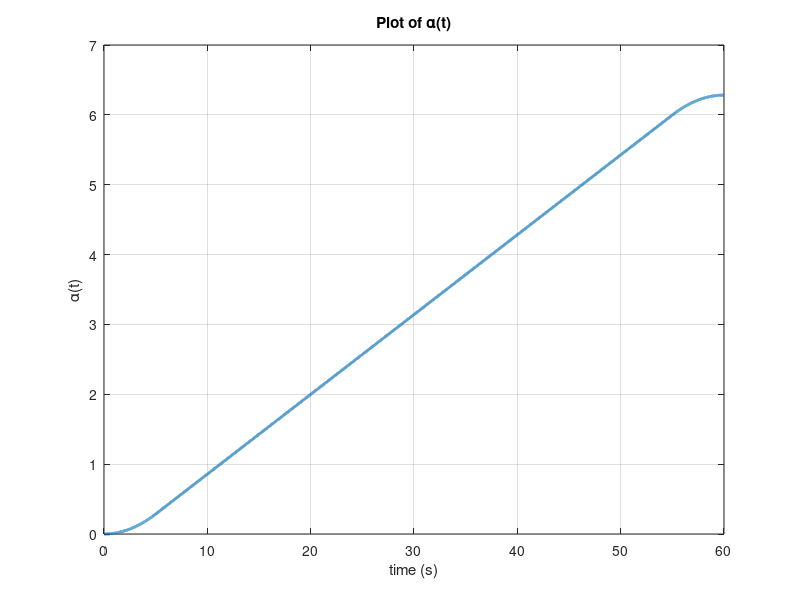

This figure's MATLAB source: (Note: this script raises an error after producing the figure.)
%% [text] Step 1: Create Trapezoidal Velocity Trajectories
clear all;
close all;
clc;

% [text] (1a) Calculate arc length of your imported trajectory
load("Total_Path.mat");    
load("LED_Path.mat")

xd = Total_Path(:,1);
yd = Total_Path(:,2);

% Compute arc length numerically
d = 0;
for i = 1:length(xd)-1
    d = d + sqrt( (xd(i+1)-xd(i))^2 + (yd(i+1)-yd(i))^2 );
end


% Desired final time
tfinal = 60;

% [text] Determine the average speed, c, of end effector over tfinal
c = d / tfinal;  


% [text] (1b) Forward-Euler method for alpha(t)
% Normalized trapezoidal velocity function g(t)
g = @(t, T, ta) (T/(T-ta)) * ( ...
      (t < ta) .* (t/ta) + ...
      (t >= ta & t <= (T - ta)) .* 1 + ...
      (t > (T - ta)) .* ((T - t)/ta) ...
);

T = 2*pi;          % alpha runs from 0 to T just like Lissajous case
dt = 1/500;        % step size
t = 0:dt:tfinal;   % simulation time

alpha = zeros(size(t));

% Precompute segment lengths for path parameterization (arc-length)
seg_lengths = [0; cumsum(sqrt(diff(xd).^2 + diff(yd).^2))];
L = seg_lengths(end);

% Acceleration time (CHANGEABLE)
ta = 5;

for k = 1:length(t)-1

    % Map alpha(k) → current arc-length s(k)
    s_cur = (alpha(k)/T) * L;

    % Find segment index
    idx = find(seg_lengths <= s_cur, 1, 'last');
    if idx >= length(seg_lengths)
        idx = length(seg_lengths)-1;
    end

    % Compute unit tangent direction at the segment
    dx = xd(idx+1) - xd(idx);
    dy = yd(idx+1) - yd(idx);
    seg_d = sqrt(dx^2 + dy^2);

    if seg_d > 0
        xdot = dx / seg_d;
        ydot = dy / seg_d;
    else
        xdot = 0; ydot = 0;
    end

    % Desired ds/dt = trapezoid, limited to 0.25 m/s
    ds_dt = min(c * g(t(k), tfinal, ta), 0.25);

    % Equation (7): alpha_dot = (ds/dt) * (T / L)
    alpha(k+1) = alpha(k) + dt * ds_dt * (T / L);

end

% [text] Plot alpha(t)
figure()
plot(t, alpha, 'LineWidth', 2);
grid on;
xlabel('time (s)');
ylabel('\alpha(t)');
title('Plot of \alpha(t)');
yline(T, 'k--', 'LineWidth', 2);
legend('\alpha(t)', 'T (period)', 'Location', 'southeast');

% [text] (1c) Generate retimed trajectory x[k], y[k]

% Allocate memory
Nalpha = length(alpha);
x = zeros(size(alpha));
y = zeros(size(alpha));
LED = zeros(size(alpha)); 

for k = 1:Nalpha
    s_k = (alpha(k)/T) * L;

    idx_led = find(seg_lengths <= s_k, 1, 'last');
    if isempty(idx_led)
        idx_led = 1;
    elseif idx_led >= length(seg_lengths)
        idx_led = length(seg_lengths) - 1;
    end
    % safe clamp if LED_Path shorter/longer
    idx_led = max(1, min(idx_led, length(LED_Path)));
    LED(k) = LED_Path(idx_led);
    
    % Find segment index for position reconstruction
    idx = find(seg_lengths <= s_k, 1, 'last');
    if isempty(idx)
        idx = 1;
    elseif idx >= length(seg_lengths)
        idx = length(seg_lengths) - 1;
    end

    ds = s_k - seg_lengths(idx);

    dx = xd(idx+1) - xd(idx);
    dy = yd(idx+1) - yd(idx);
    seg_d = sqrt(dx^2 + dy^2);

    if seg_d > 0
        ux = dx / seg_d;
        uy = dy / seg_d;
    else
        ux = 0; uy = 0;
    end

    x(k) = xd(idx) + ux * ds;
    y(k) = yd(idx) + uy * ds;
end

% Ensure final LED defined
if Nalpha >= 2
    LED(end) = LED(end-1);
end

% [text] Plot the speed profile v[k]
v = sqrt( diff(x).^2 + diff(y).^2 ) / dt;

figure()
plot(t(2:end), v, 'LineWidth', 3); hold on;
yline(c, 'k--', 'LineWidth', 2);        % average required velocity
yline(0.25, 'r--', 'LineWidth', 2);    % velocity limit
grid on;
xlabel('time (s)');
ylabel('velocity (m/s)');
title('Trajectory Velocity');
legend('velocity', 'average velocity', 'velocity limit', 'Location', 'south');

%%
%[text] ## Step 2: Forward Kinematics
%[text] (2c) Calculate T0
% these values were obtained from the URDF directly
L1 = 0.2435;
L2 = 0.2132;
W1 = 0.1311;
W2 = 0.0921;
H1 = 0.1519;
H2 = 0.0854;

% home position of end effector
M = [-1 0 0 L1+L2;
    0 0 1 W1+W2;
    0 1 0 H1-H2;
    0 0 0 1];

% screw axes
S1 = [0 0 1 0 0 0]';
S2 = [0 1 0 -H1 0 0]';
S3 = [0 1 0 -H1 0 L1]';
S4 = [0 1 0 -H1 0 L1+L2]';
S5 = [0 0 -1 -W1 L1+L2 0]';
S6 = [0 1 0 H2-H1 0 L1+L2]';
S = [S1 S2 S3 S4 S5 S6];

% body screw axes
B1 = ECE569_Adjoint(M)\S1;
B2 = ECE569_Adjoint(M)\S2;
B3 = ECE569_Adjoint(M)\S3;
B4 = ECE569_Adjoint(M)\S4;
B5 = ECE569_Adjoint(M)\S5;
B6 = ECE569_Adjoint(M)\S6;
B = [B1 B2 B3 B4 B5 B6];

% joint angles
theta0 = [-1.6800   -1.4018   -1.8127   -2.9937   -0.8857   -0.0696]';

% calculate the 4x4 matrix representing the transition
% from end effector frame {b} to the base frame {s} at t=0: Tsb(0)

T0_space = ECE569_FKinSpace(M,S,theta0)
T0_body = ECE569_FKinBody(M,B,theta0)
T0_space-T0_body
T0 = T0_body;
%[text] Calculate Tsd at every time step.
% Calculate Tsd(t) for t=0 to t=tfinal
% Tsd(t) = T0 * Td(t)
N = length(x);
Tsd = zeros(4,4,N);
for i = 1:N
    R  = eye(3);
    p  = [x(i); y(i); 0];
    Td = [R,p; zeros(1,3),1];
    Tsd(:,:,i) = T0 * Td;
end
%%
%[text] (2d) Plot (x,y,z) in the s frame
xs = Tsd(1,4,:);
ys = Tsd(2,4,:);
zs = Tsd(3,4,:);
figure();
plot3(xs(:), ys(:), zs(:), 'LineWidth', 1)
title('Trajectory \{s\} frame')
xlabel('x (m)')
ylabel('y (m)')
zlabel('z (m)')
hold on
plot3(xs(1),ys(1),zs(1),'go','MarkerSize',10,'LineWidth',2)
plot3(xs(end),ys(end),zs(end),'rx','MarkerSize',10,'LineWidth',2)
legend('Trajectory', 'Start', 'End')
grid on
hold off
%%
%[text] ## Step 3: Inverse Kinematics
initialguess = theta0;
Td = T0;

% you need to implement IKinBody
[thetaSol, success] = ECE569_IKinBody(B,M,Td,theta0,1e-6,1e-6);
if (~success)
    close(f);
    error('Error. \nCould not perform IK at index %d.',1)
end
%%
%[text] (3c) Perform IK at each time step
thetaAll = zeros(6,N);
thetaAll(:,1) = theta0;

% you can comment out the waitbar functions if they aren't working
% (sometimes they don't work with .mlx files)
% If the code gets stuck here, you will need to restart MATLAB
f = waitbar(0,['Inverse Kinematics (1/',num2str(N),') complete.']);

for i=2:N
    initialguess = thetaAll(:,i-1);

    [thetaSol, success] = ECE569_IKinBody(B,M,Tsd(:,:,i),initialguess,1e-6,1e-6);
    if (~success)
        close(f);
        error('Error. \nCould not perform IK at index %d.',i)
    end
    thetaAll(:,i) = thetaSol;
    waitbar(i/N,f,['Inverse Kinematics (',num2str(i),'/',num2str(N),') complete.']);
end
close(f);
%%
%[text] (3c) Verify that the joint angles don't change very much
dj = diff(thetaAll');
figure();
plot(t(1:end-1), dj)
title('First Order Difference in Joint Angles')
legend('J1','J2','J3','J4','J5','J6','Location','northeastoutside')
grid on
xlabel('time (s)')
ylabel('first order difference')
%%
%[text] (3d) Verify that the joints we found actually trace out our trajectory (forward kinematics)
actualTsd = zeros(4,4,N);
for i=1:N
    actualTsd(:,:,i) = T0*ECE569_FKinBody(M,B,thetaAll(:,i));
end

xs = actualTsd(1,4,:);
ys = actualTsd(2,4,:);
zs = actualTsd(3,4,:);
figure();
plot3(xs(:), ys(:), zs(:), 'LineWidth', 1)
title('Verified Trajectory \{s\} frame')
xlabel('x (m)')
ylabel('y (m)')
zlabel('z (m)')
hold on
plot3(xs(1),ys(1),zs(1),'go','MarkerSize',10,'LineWidth',2)
plot3(xs(end),ys(end),zs(end),'rx','MarkerSize',10,'LineWidth',2)
legend('Trajectory', 'Start', 'End')
grid on
hold off
%%
%[text] (3e) Verify that the end effector does not enter a kinematic singularity, by plotting the determinant of your body jacobian
body_dets = zeros(N,1);
for i=1:N
    body_dets(i) = det(ECE569_JacobianBody(B,thetaAll(:,i)));
end
figure();
plot(t, body_dets)
title('Manipulability')
grid on
xlabel('time (s)')
ylabel('det of J_B')
%%
%[text] (3f) Save to CSV File
% you can play with turning the LEDs on and off
led = ones(N,1);

% save to the CSV file
data = [t' thetaAll' LED(:)];

% TODO: change the csv filename to your purdue ID
writematrix(data, 'gturak_bonus.csv')

%[appendix]{"version":"1.0"}
%---
%[metadata:view]
%   data: {"layout":"onright","rightPanelPercent":47.9}
%---
